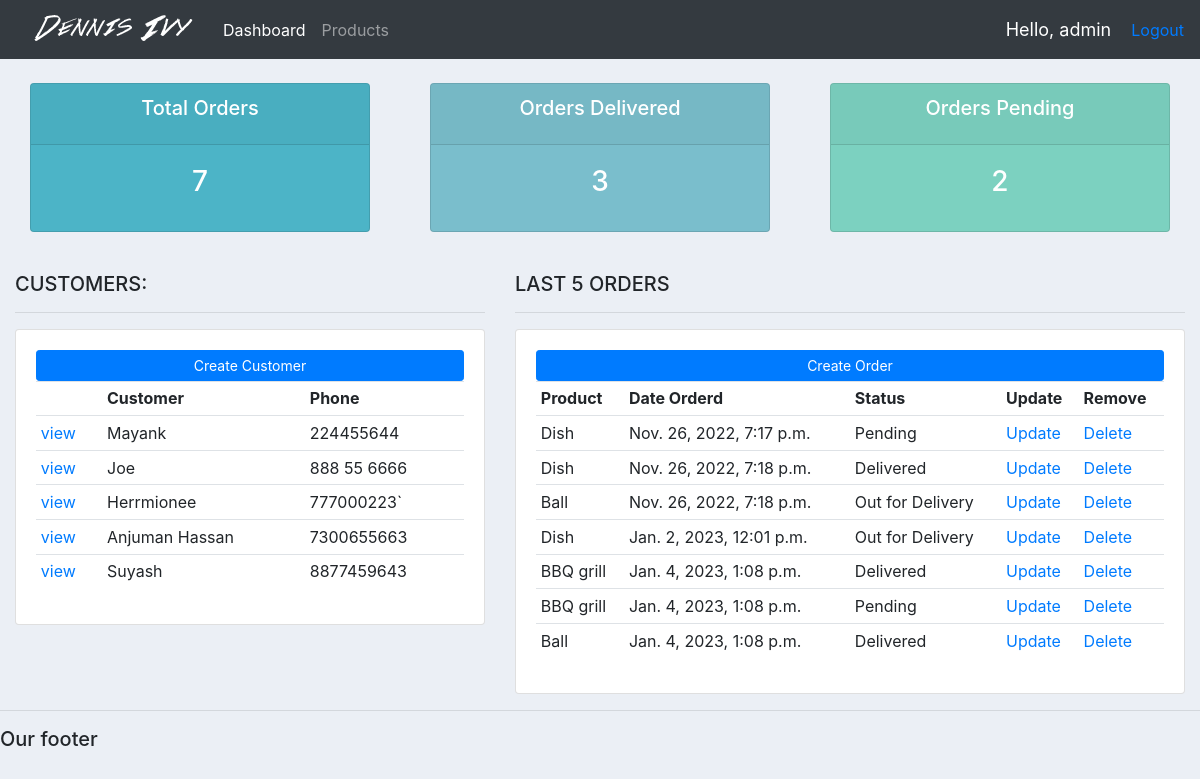
The app's page / (signed in), older data.
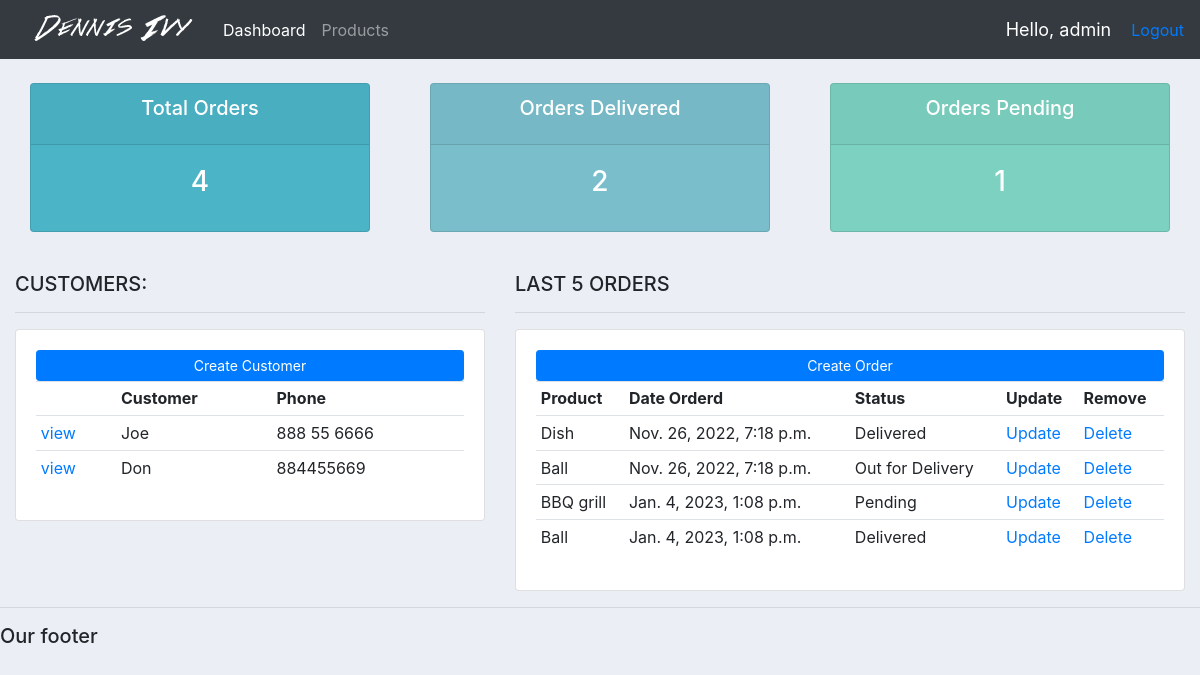
The same page, newer data.
### accounts/models.py (models this page shows, shortened)
class Customer(models.Model):
    user= models.OneToOneField(User, null = "True", on_delete=models.CASCADE)
    name = models.CharField(max_length=200, null=True)
    phone = models.CharField(max_length=200, null=True)
    email = models.CharField(max_length=200, null=True)
    profile_pic=models.ImageField(null=True, blank=True)
    date_created= models.DateTimeField(auto_now_add=True, null=True)

class Order(models.Model):
    STATUS=(
        ('Pending', 'Pending'),
        ('Out for Delivery','Out for Delivery'),
        ('Delivered', 'Delivered'),
    )
    customer= models.ForeignKey(Customer,null = True, on_delete=models.SET_NULL)
    product=models.ForeignKey(Product,null = True, on_delete=models.SET_NULL)
    date_created = models.DateTimeField(auto_now_add=True, null=True)
    status = models.CharField(max_length=200, null=True, choices=STATUS)
    note= models.CharField(max_length=10000, null=True)

class Product(models.Model):
    CATEGORY=(
        ('Indoor','Indoor'),
        ('Out Door', 'Out Door')
    )
    name = models.CharField(max_length=200, null=True)
    price = models.FloatField(null=True)
    category = models.CharField(max_length=200, null=True, choices=CATEGORY)
    description = models.CharField(max_length=200, null=True, blank=True)
    date_created = models.DateTimeField(auto_now_add=True, null=True)
    tags= models.ManyToManyField(tags)
    def __str__(self) -> str:
        return self.name

### accounts/decorators.py (the view)
    def wrapper_function(request, *args, **kwarg):
        group = None
        if request.user.groups.exists():
            group = request.user.groups.all()[0].name
            if group == 'customer':
                return redirect('user-page')
            if group == 'admin':
                return view_func(request, *args, **kwarg)

### accounts/views.py (called while the page is built)
@login_required(login_url='login')
@admin_only
def home(request):
    orders = Order.objects.all()
    customers = Customer.objects.all()
    total_customer = customers.count()
    total_orders = orders.count()
    delivered = orders.filter(status='Delivered').count()
    pending = orders.filter(status='Pending').count()
    return render(request, 'accounts/dashboard.html', {
        "orders": orders,
        "customers": customers,
        "total_orders": total_orders,
        "delivered": delivered,
        "pending": pending,
    })

### accounts/templates/accounts/dashboard.html
{%  extends 'accounts/main.html' %}
{% block content %}
    {%  include 'main_template/status.html' %}
    <br>
    <div class="row">
        <div class="col-md-5">
            <h5>CUSTOMERS:</h5>
            <hr>
            <div class="card card-body">
                <a class="btn btn-primary  btn-sm btn-block" href="">Create Customer</a>
                <table class="table table-sm">
                    <tr>
                        <th></th>
                        <th>Customer</th>
                        <th>Phone</th>
                    </tr>
                    {% for customer in customers %}
                        <tr>
                            <td><a href="{% url 'customer' customer.id %}">view</a></td>
                            <td>{{ customer.name }}</td>
                            <td>{{ customer.phone }}</td>
                        </tr>
                    {% endfor %}
                </table>
            </div>
        </div>
        <div class="col-md-7">
            <h5>LAST 5 ORDERS</h5>
            <hr>
            <div class="card card-body">
                <a class="btn btn-primary  btn-sm btn-block" href="">Create Order</a>
                <table class="table table-sm">
                    <tr>
                        <th>Product</th>
                        <th>Date Orderd</th>
                        <th>Status</th>
                        <th>Update</th>
                        <th>Remove</th>
                    </tr>
                    {% for order in orders %}
                        <tr>
                            <td>{{ order.product }}</td>
                            <td>{{ order.date_created }}</td>
                            <td>{{ order.status}}</td>
                            <td><a href="{% url 'update_order' order.id %}">Update</a></td>
                            <td><a href="{% url 'delete_order' order.id %}">Delete</a></td>
                        </tr>
                    {% endfor %}
                </table>
            </div>
        </div>
    </div>
{% endblock %}

### accounts/templates/accounts/main.html (shortened to what this page needs)
{% load static %}
<!DOCTYPE html>
<html>
<head>
	<link rel="stylesheet" href="https://stackpath.bootstrapcdn.com/bootstrap/4.3.1/css/bootstrap.min.css">
    <link rel="stylesheet" type="text/css" href="{% static '/css/main.css'%}">
</head>
<body>
	{%  include 'main_template/navbar.html' %}
	<div class="container-fluid">
	{% block content %}
	{% endblock %}
    </div>
	<hr>
	<h5>Our footer</h5>
</body>
</html>

### accounts/templates/main_template/navbar.html (shortened to what this page needs)
{% load static %}
<nav class="navbar navbar-expand-lg navbar-dark bg-dark">
    <img src="{% static 'images/logo.png' %}">
    <div class="collapse navbar-collapse" id="navbarNav">
      <ul class="navbar-nav">
        {% if request.user.is_staff %}
        <li class="nav-item active">
          <a class="nav-link" href="{% url 'home' %}">Dashboard</a>
        </li>
        <li class="nav-item">
          <a class="nav-link" href="{% url 'products' %}">Products</a>
        </li>
        {% endif %}
      </ul>
    </div>
    <span class="hello-msg">Hello, {{request.user}}</span>
    <span><a href="{% url 'logout' %}">Logout</a></span>
</nav>

### accounts/templates/main_template/status.html
<br>
<div class="row">
	<div class="col">
		<div class="col-md">
			<div class="card text-center text-white  mb-3" id="total-orders">
			  	<div class="card-header">
			  		<h5 class="card-title">Total Orders</h5>
			  	</div>
			  	<div class="card-body">
			    	<h3 class="card-title">{{total_orders}}</h3>
			  	</div>
			</div>
		</div>
	</div>
	<div class="col">
		<div class="col-md">
			<div class="card text-center text-white  mb-3" id="orders-delivered">
			  	<div class="card-header">
			  		<h5 class="card-title">Orders Delivered</h5>
			  	</div>
			  	<div class="card-body">
			    	<h3 class="card-title">{{ delivered }}</h3>
			  	</div>
			</div>
		</div>
	</div>
	<div class="col">
		<div class="col-md">
			<div class="card text-center text-white  mb-3" id="orders-pending">
			  	<div class="card-header">
			  		<h5 class="card-title">Orders Pending</h5>
			  	</div>
			  	<div class="card-body">
			    	<h3 class="card-title">{{pending}}</h3>
			  	</div>
			</div>
		</div>
	</div>
</div>

### static/css/main.css (style rules this page uses)
body { background-color: #ebeff5; }
#total-orders { background-color: #4cb4c7; }
#orders-delivered { background-color: #7abecc; }
#orders-pending { background-color: #7CD1C0; }

### accounts/templates/main_template/navbar.html (style rules this page uses)
.hello-msg { font-size: 18px; color: #fff; margin-right: 20px; }

Row changes from the older to the newer data that the page shows:
removed Customer: name "Mayank", phone "224455644"
removed Customer: name "Herrmionee", phone "777000223`"
removed Customer: name "Anjuman Hassan", phone "7300655663"
removed Customer: name "Suyash", phone "8877459643"
removed Order: product "Dish", date_created "Nov. 26, 2022, 7:17 p.m.", status "Pending"
removed Order: product "Dish", date_created "Jan. 2, 2023, 12:01 p.m.", status "Out for Delivery"
removed Order: product "BBQ grill", date_created "Jan. 4, 2023, 1:08 p.m.", status "Delivered"
added Customer: name "Don", phone "884455669"
Text that changed along with them:
{{ total_orders }}: "7" → "4"
{{ delivered }}: "3" → "2"
{{ pending }}: "2" → "1"
